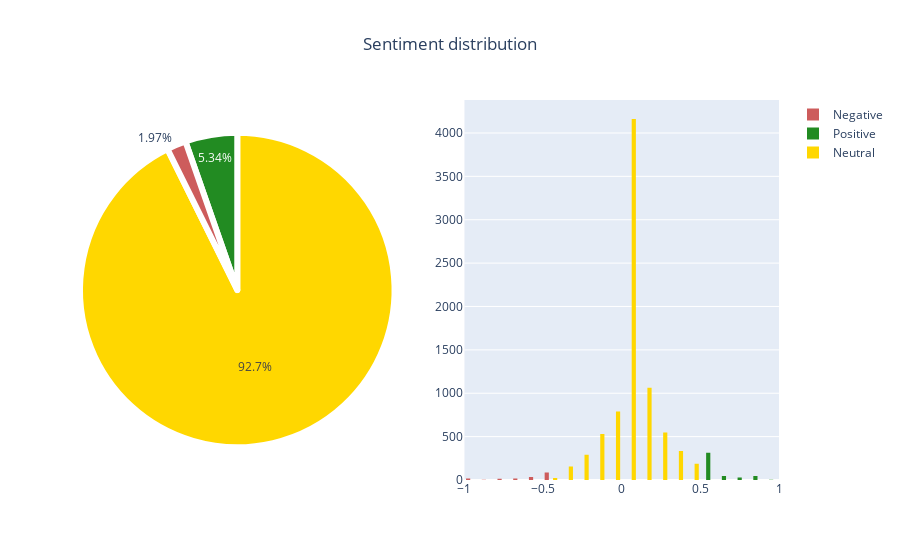

The notebook cell this image was saved under:
### Markdown cell above
The figure below shows the distribution of the sentiment scores. Clearly, the assumption of neutral language holds for the most part. However, more than 5% of the articles are classified as positive and the histogram on the right shows, that there are articles placed in every single bin - implying that there are both articles with very negative and positive language in the data set.

### Code cell
fig = make_subplots(rows=1, cols=2, specs=[[{"type": "pie"}, {"type": "histogram"}]]) #Making two plots

colors=['forestgreen','gold','indianred'] #Setting the color
labels = 'Positive', 'Neutral', 'Negative' #Setting the labels
values = [count_pos, count_neu, count_neg] #Stating the values for the pie plot

#Plotting the pie plot
fig.add_trace(go.Pie(labels=labels, values=values,name="",showlegend=False,
                     marker=dict(colors=colors,line=dict(color='#ffffff', width=6))),
     row=1, col=1)


#Plotting the histogram(negative)
fig.add_trace(go.Histogram(x=df.loc[df['polarity']=='Negative']['polarityScore'],
                           name="Negative",marker=dict(color="indianred"),xbins=dict(
        start=-1.0,
        end=1,
        size=0.1)),row=1, col=2)
#Plotting the histogram(positive)
fig.add_trace(go.Histogram(x=df.loc[df['polarity']=='Positive']['polarityScore'],
                           name="Positive",marker=dict(color="forestgreen"),xbins=dict(
        start=-1.0,
        end=1,
        size=0.1)),row=1, col=2)
#Plotting the histogram(neutral)
fig.add_trace(go.Histogram(x=df.loc[df['polarity']=='Neutral']['polarityScore'],
                           name="Neutral",marker=dict(color="gold"),xbins=dict(
        start=-1.0,
        end=1,
        size=0.1)),row=1, col=2)
fig.update_layout(hovermode="x unified",title_text='Sentiment distribution ',title_x=0.5) # title of plot)

config = {'displayModeBar': False}

fig.show(config=config)

### Figure 1 — Plotly figure (JSON) as saved in the notebook; plotly's stock layout.template omitted (floating-point values rounded to 4 significant figures; data arrays with more than 128 entries replaced by an {"elided": "..."} marker saying what was removed)
{"data": [{"domain": {"x": [0, 0.45], "y": [0, 1]}, "labels": ["Positive", "Neutral", "Negative"], "marker": {"colors": ["forestgreen", "gold", "indianred"], "line": {"color": "#ffffff", "width": 6}}, "name": "", "showlegend": false, "type": "pie", "values": [466, 8082, 172]}, {"marker": {"color": "indianred"}, "name": "Negative", "type": "histogram", "x": {"elided": "172 float values"}, "xaxis": "x", "xbins": {"end": 1, "size": 0.1, "start": -1}, "yaxis": "y"}, {"marker": {"color": "forestgreen"}, "name": "Positive", "type": "histogram", "x": {"elided": "466 float values"}, "xaxis": "x", "xbins": {"end": 1, "size": 0.1, "start": -1}, "yaxis": "y"}, {"marker": {"color": "gold"}, "name": "Neutral", "type": "histogram", "x": {"elided": "8082 float values"}, "xaxis": "x", "xbins": {"end": 1, "size": 0.1, "start": -1}, "yaxis": "y"}], "layout": {"hovermode": "x unified", "title": {"text": "Sentiment distribution ", "x": 0.5}, "xaxis": {"anchor": "y", "domain": [0.55, 1]}, "yaxis": {"anchor": "x", "domain": [0, 1]}}}
